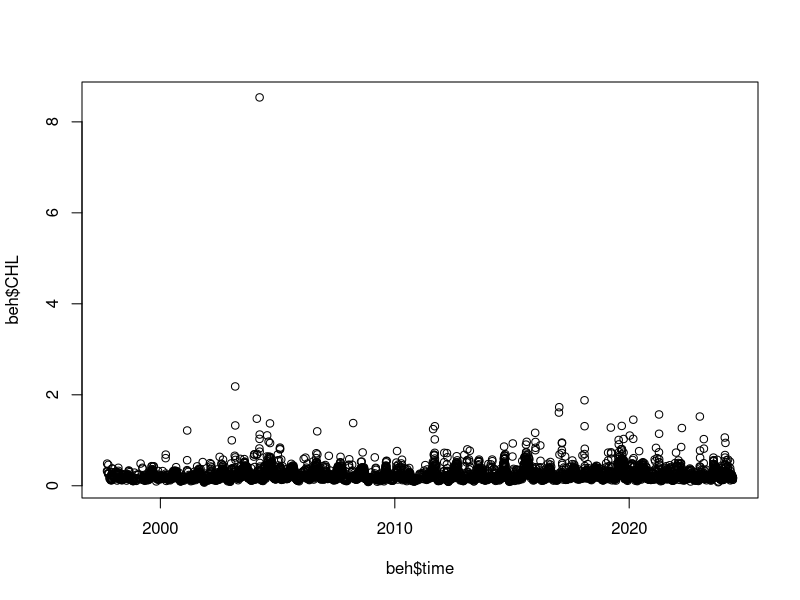
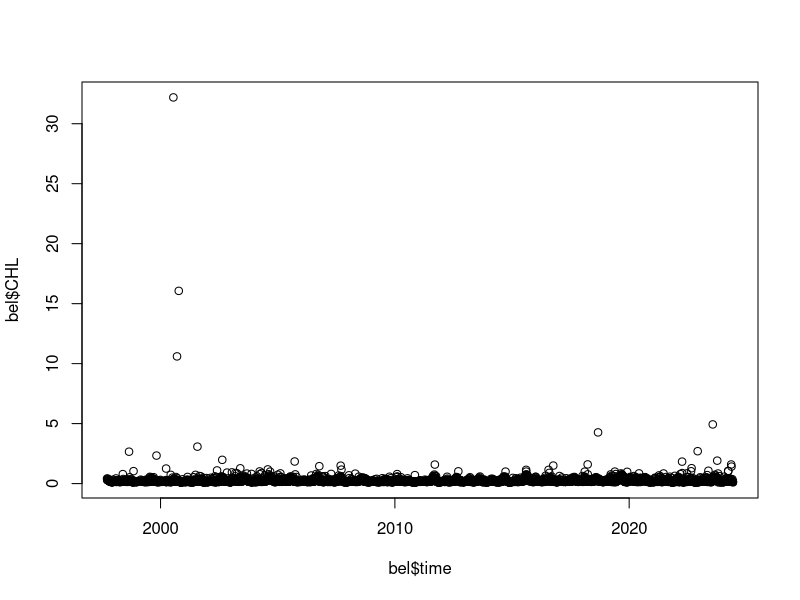
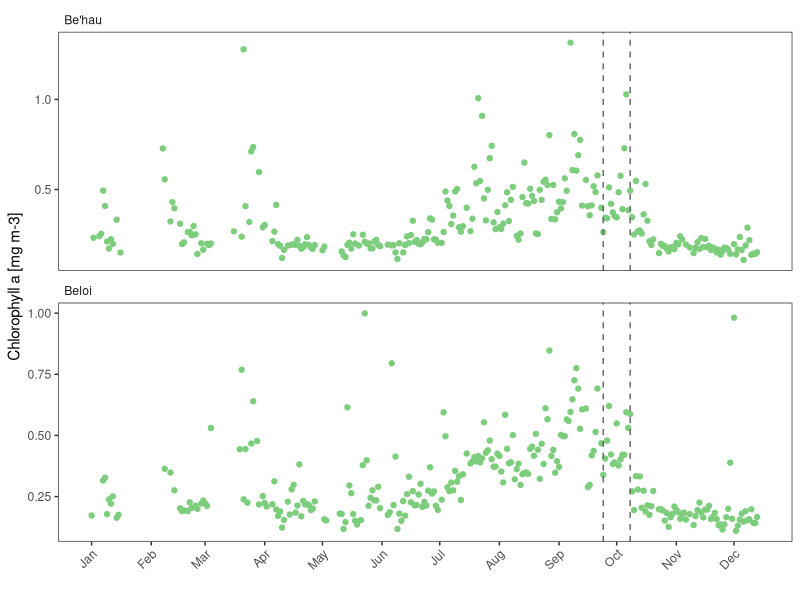
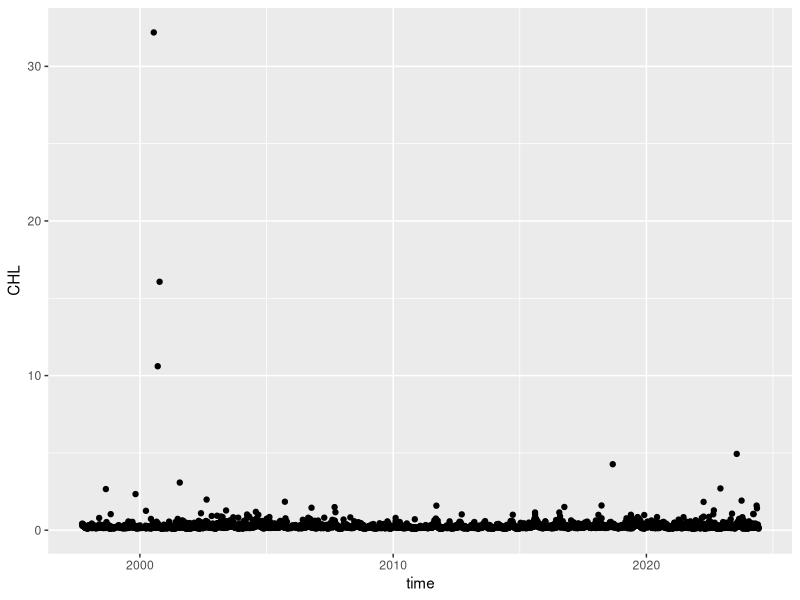
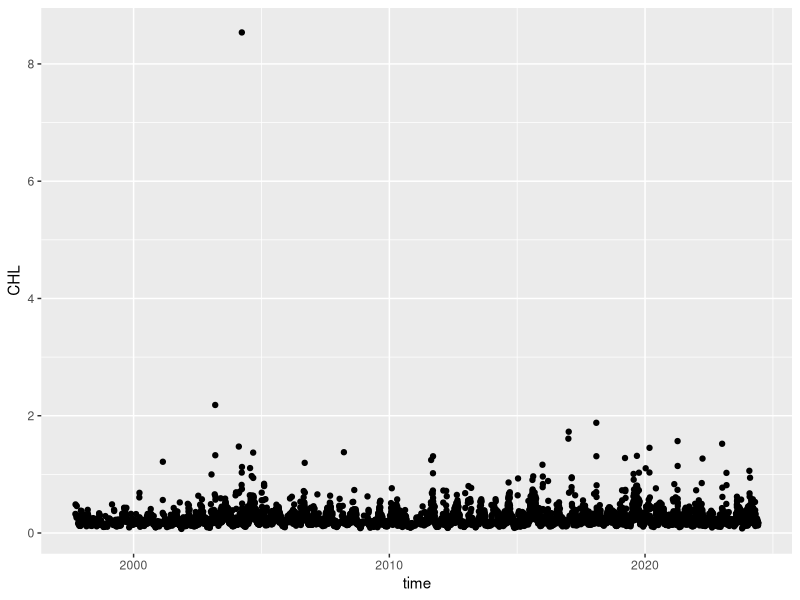
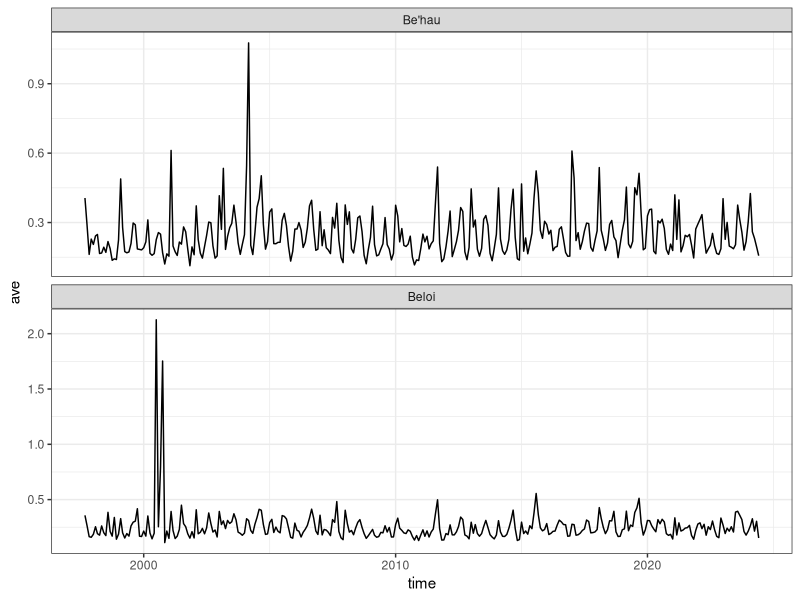
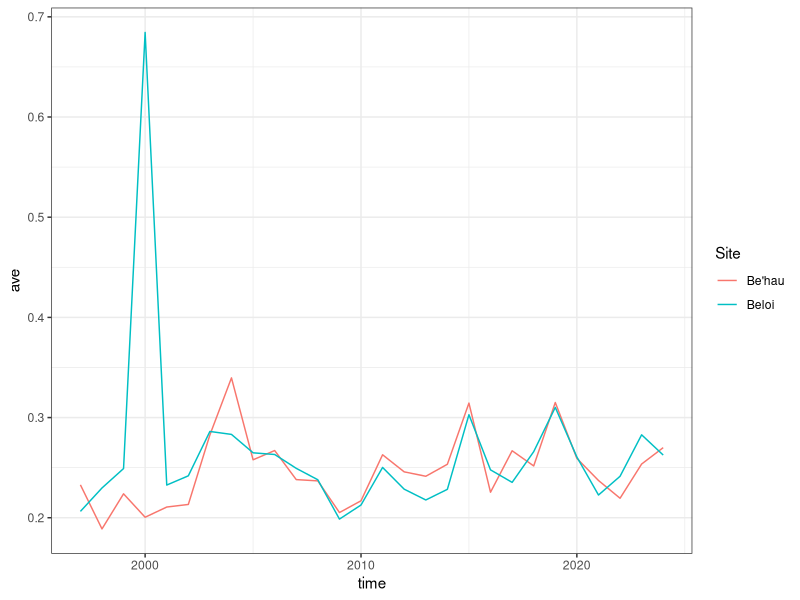
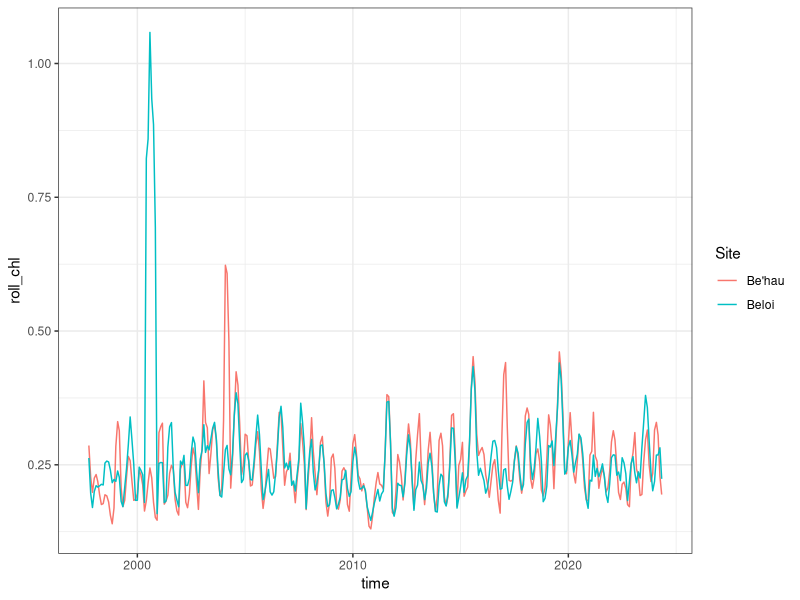

Reproduce these figures in R, in order. (Note: this script raises an error after producing the figures.)
## Copernicus Chlorophyll a data
## Credits: EU Copernicus Marine Service information - https://marine.copernicus.eu
## Product: OCEANCOLOUR_GLO_BGC_L3_MY_009_103
## Dataset: cmems_obs-oc_glo_bgc-plankton_my_l3-multi-4km_P1D
## Variable: Mass concentration of chlorophyll a in sea water (CHL) milligram m-3
## Beh'au Geometry: POLYGON((125.85619160588331 -8.441231132291861
## 125.85481831486769 -8.47693669869811
## 125.9262294476802 -8.47968328072936
## 125.93172261174269 -8.43848455026061
## 125.93172261174269 -8.440544486784047
## 125.85619160588331 -8.441231132291861))
## Beloi Geometry: POINT(125.63097187932082 -8.231117606901234)
## Values from graph: v(t): value vs. time

library(tidyverse)
library(patchwork)
library(zoo)

# read in Behau and Beloi Chl a data
beh <- read.csv("data/Behau-4closestpixels.csv") |>
  mutate(time = as.Date(time),
         year = year(time),
         month = month(time),
         day = day(time),
         Site = "Be'hau") |> # add site name
  drop_na()
plot(beh$time, beh$CHL)

bel <- read.csv("data/Beloi.csv") |>
  mutate(time = as.Date(time),
         year = year(time),
         month = month(time),
         day = day(time),
         Site = "Beloi") |> # add site name
  drop_na()
plot(bel$time, bel$CHL)

# filter 2019 CHL data and combine into one dataframe for plot
chl <- rbind(beh %>% filter(year == 2019),
             bel %>% filter(year == 2019))
range(chl$CHL)
summary(chl)

ggplot(chl, aes(x = time, y = CHL)) +
  geom_point(color = "palegreen3") +
  #geom_smooth(lty = "dashed", color = "gray50", alpha = 0.8) +
  facet_wrap(vars(Site), nrow = 2, strip.position = "top",
             scales = "free_y") +
  theme_bw() +
  theme(panel.grid = element_blank(),
        axis.text.x = element_text(angle = 45, hjust = 1, vjust = 1),
        strip.background = element_blank(),
        strip.text = element_text(hjust = 0)) +
  labs(x = "", y = "Chlorophyll a [mg m-3]") +
  scale_x_date(limits = as.Date(c("2019-01-01", "2019-12-14")),
               date_breaks = "1 month",
               date_labels = "%b") +
  # lines on dates where pyrosomes were observed
  # Beloi
  geom_vline(xintercept = as.Date("2019-09-24"), lty = 2, color = "gray40") +
  # Be'hau
  geom_vline(xintercept = as.Date("2019-10-8"), lty = 2, color = "gray40")

ggsave("plots/chl-a.jpg",
       width = 12, height = 8, units = "cm", dpi = 600)

# Summary stats
# 2019 site average
chl |>
  group_by(Site) |>
  summarize(ave = mean(CHL), SD = sd(CHL))

# 2019 monthly average
chl_ave <- chl |>
  group_by(month, as.factor(Site))|>
  summarize(ave = mean(CHL), SD = sd(CHL), SE = SD/sqrt(n()))
chl_ave

# monthly average from Sept 1997
l_chl <- list(beloi = bel, behau = beh)

l_chl %>%
  map(~ggplot(.x, aes(x = time, y = CHL) ) +
        geom_point())

(l_chl_monthly <- l_chl |>
  map(group_by, month, year, Site)|>
  map(summarize, ave = mean(CHL), SD = sd(CHL), SE = SD/sqrt(n())) %>%
  map(mutate, time = paste(year, month, sep = "-"),
        time = parse_date_time(time, "ym")) %>%
  map(arrange, time)
  )

chl_monthly <- bind_rows((l_chl_monthly))

chl_monthly %>%
  ggplot(aes(x = time, y = ave)) +
        geom_line() +
  facet_wrap(vars(Site), nrow = 2, strip.position = "top",
             scales = "free_y") +
  theme_bw()

plot_chl <- chl_monthly %>%
  ggplot(aes(x = time, y = ave, color = Site)) +
  geom_line() +
  theme_bw()

# annual average
(chl_annual <- l_chl |>
    map(group_by, year, Site)|>
    map(summarize, ave = mean(CHL), SD = sd(CHL), SE = SD/sqrt(n())) %>%
    map(mutate, time = parse_date_time(year, "y")) %>%
    bind_rows()
)

(plot_chl_yr <- chl_annual %>%
  ggplot(aes(x = time, y = ave, color = Site)) +
  geom_line() +
  theme_bw())

# 90 day/3 month moving window average
(chl_roll <- l_chl_monthly %>%
  map(mutate, rolling_chl = rollmean(ave, 3)) ) # DOES NOT WORK?

# using daily data
l_chl %>%
  map(mutate, rolling = rollmean(CHL, 30, fill = NA)) %>%
  bind_rows()

# using summarized monthly data
chl_roll <- chl_monthly %>%
  group_by(Site) %>%
  group_split(Site) %>%
  map(mutate, roll_chl = rollmean(ave, 3, fill = NA)) %>%  # WORKS?
  bind_rows()

(plot_chl_roll <- chl_roll %>%
    ggplot(aes(x = time, y = roll_chl, color = Site)) +
    geom_line() +
    theme_bw())


# could subtract the climatological mean from the summarized monty-year data
# calculating the monthly anomaly
# do correlation with SOI with this monthly anomaly
# correlation assuming uniform distribution

# average month though all years
(month_ave <- l_chl %>%
  map(group_by, month, Site) %>%
  map(summarize, month_ave = mean(CHL))) %>%
  map(ungroup)

month_ave %>%
  map(~ggplot(.x, aes( x = month, y = month_ave)) +
        geom_line())

(chl_anomaly <- map2(l_chl_monthly, month_ave, left_join) %>%
  map(mutate, anomaly = ave - month_ave) %>%
  bind_rows())

chl_anomaly_roll <- chl_anomaly %>%
  group_by(Site) %>%
  group_split(Site) %>%
  map(mutate, roll_anomaly = rollmean(anomaly, 3, fill = NA)) %>%
  bind_rows()

(plot_chl_anomaly <- ggplot(chl_anomaly, aes(time, anomaly, color = Site)) +
  geom_line() +
  theme_bw())

(plot_chl_anomaly <- ggplot(chl_anomaly_roll, aes(time, roll_anomaly, color = Site)) +
    geom_line() +
    theme_bw())

# try 75% or 95% percentile of monthly data to average
# take raw time series, 95% for jan the first year

## Southern Oscillation Index data
## downloaded from https://www.cpc.ncep.noaa.gov/data/indices/soi on 20 August 2024
soi <- read.csv("data/SOI-sealevelpress-standardized.csv",
                na.strings = "-999.9")
anomaly <- read.csv("data/SOI-sealevelpress-anomaly.csv",
                    na.strings = "-999.9")

l_soi <- list(soi = soi, anomaly = anomaly) # store in a list to map functions

# reformat data
(soi_long <- l_soi %>%
    map(pivot_longer, JAN:DEC, names_to = "MONTH", values_to = "SOI") %>%
    map(mutate, DATE = paste(YEAR, MONTH, sep = "-"),
               DATE = parse_date_time(DATE, "ym"))
  )

# plot all data
soi_long %>%
  map(~ggplot(.x, aes(x = DATE, y = SOI)) +
        geom_point() +
        theme_bw())

# subset matching data with CHL period starting Sept 1997
(plot_soi <- soi_long %>%
  map(filter, DATE >= "1997-09-01") %>%
  map(~ggplot(.x, aes(x = DATE, y = SOI)) +
      #  geom_point() +
        geom_line() +
        theme_bw()
      # +
      #   labs(title = deparse(substitute(.))))
      )
)
plot_soi$anomaly

# calculate 3 month rolling mean
soi_roll <- soi_long %>%
  map(mutate, rolling_SOI = rollmean(SOI, 3, fill = NA))

(plot_soi_roll <- soi_roll %>%
    map(filter, DATE >= "1997-09-01") %>%
    map(~ggplot(.x, aes(x = DATE, y = rolling_SOI)) +
          #  geom_point() +
          geom_line() +
          theme_bw()
        # +
        #   labs(title = deparse(substitute(.))))
    )
)
plot_soi_roll$anomaly

plot_soi$anomaly / plot_soi_roll$anomaly


plot_chl / plot_soi$anomaly

plot_chl_yr / plot_soi$anomaly

plot_chl_roll / plot_soi$anomaly
plot_chl_roll / plot_soi_roll$anomaly
plot(soi_roll$rolling_SOI, ch)

plot_soi_roll$anomaly / plot_chl_anomaly

# join soi rolling average and CHL anomaly
chl_soi <- left_join(chl_anomaly_roll, soi_roll$anomaly, by = join_by(time == DATE))

ggplot(chl_soi, aes(roll_anomaly, rolling_SOI)) +
  geom_point() +
  facet_grid(vars(Site)) +
  geom_smooth(method = "lm") +
  theme_bw()

ggplot(chl_soi %>% filter(roll_anomaly < 0.25), # filter outliers
       aes(roll_anomaly, rolling_SOI)) +
  geom_point() +
  facet_grid(vars(Site)) +
  geom_smooth(method = "lm") +
  theme_bw()

l_chl_soi <- chl_soi %>%
  group_by(Site) %>%
  group_split(Site)
# tried filtering for rolling chl anomaly < 0.25 and did not make a difference

# behau
shapiro.test(l_chl_soi[[1]]$roll_anomaly)
shapiro.test(l_chl_soi[[1]]$rolling_SOI)

cor.test(l_chl_soi[[1]]$roll_anomaly, l_chl_soi[[1]]$rolling_SOI, method = "kendall")
cor.test(l_chl_soi[[1]]$roll_anomaly, l_chl_soi[[1]]$rolling_SOI, method = "spearman")

# beloi
shapiro.test(l_chl_soi[[2]]$roll_anomaly)
shapiro.test(l_chl_soi[[2]]$rolling_SOI)

cor.test(l_chl_soi[[2]]$roll_anomaly, l_chl_soi[[2]]$rolling_SOI, method = "kendall")
cor.test(l_chl_soi[[2]]$roll_anomaly, l_chl_soi[[2]]$rolling_SOI, method = "spearman")
